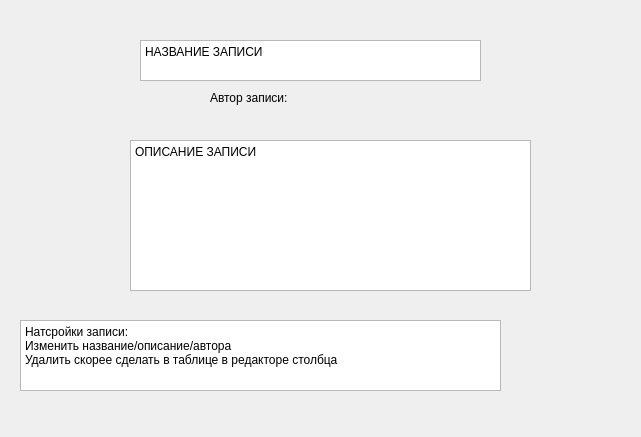
<?xml version="1.0" encoding="UTF-8"?>
<ui version="4.0">
 <class>Form</class>
 <widget class="QWidget" name="Form">
  <property name="geometry">
   <rect>
    <x>0</x>
    <y>0</y>
    <width>641</width>
    <height>437</height>
   </rect>
  </property>
  <property name="windowTitle">
   <string>Form</string>
  </property>
  <widget class="QTextEdit" name="textEdit">
   <property name="geometry">
    <rect>
     <x>140</x>
     <y>40</y>
     <width>341</width>
     <height>41</height>
    </rect>
   </property>
   <property name="html">
    <string>&lt;!DOCTYPE HTML PUBLIC &quot;-//W3C//DTD HTML 4.0//EN&quot; &quot;http://www.w3.org/TR/REC-html40/strict.dtd&quot;&gt;
&lt;html&gt;&lt;head&gt;&lt;meta name=&quot;qrichtext&quot; content=&quot;1&quot; /&gt;&lt;meta charset=&quot;utf-8&quot; /&gt;&lt;style type=&quot;text/css&quot;&gt;
p, li { white-space: pre-wrap; }
hr { height: 1px; border-width: 0; }
li.unchecked::marker { content: &quot;\2610&quot;; }
li.checked::marker { content: &quot;\2612&quot;; }
&lt;/style&gt;&lt;/head&gt;&lt;body style=&quot; font-family:'Segoe UI'; font-size:9pt; font-weight:400; font-style:normal;&quot;&gt;
&lt;p style=&quot; margin-top:0px; margin-bottom:0px; margin-left:0px; margin-right:0px; -qt-block-indent:0; text-indent:0px;&quot;&gt;НАЗВАНИЕ ЗАПИСИ&lt;/p&gt;
&lt;p style=&quot;-qt-paragraph-type:empty; margin-top:0px; margin-bottom:0px; margin-left:0px; margin-right:0px; -qt-block-indent:0; text-indent:0px;&quot;&gt;&lt;br /&gt;&lt;/p&gt;&lt;/body&gt;&lt;/html&gt;</string>
   </property>
  </widget>
  <widget class="QTextEdit" name="textEdit_2">
   <property name="geometry">
    <rect>
     <x>130</x>
     <y>140</y>
     <width>401</width>
     <height>151</height>
    </rect>
   </property>
   <property name="html">
    <string>&lt;!DOCTYPE HTML PUBLIC &quot;-//W3C//DTD HTML 4.0//EN&quot; &quot;http://www.w3.org/TR/REC-html40/strict.dtd&quot;&gt;
&lt;html&gt;&lt;head&gt;&lt;meta name=&quot;qrichtext&quot; content=&quot;1&quot; /&gt;&lt;meta charset=&quot;utf-8&quot; /&gt;&lt;style type=&quot;text/css&quot;&gt;
p, li { white-space: pre-wrap; }
hr { height: 1px; border-width: 0; }
li.unchecked::marker { content: &quot;\2610&quot;; }
li.checked::marker { content: &quot;\2612&quot;; }
&lt;/style&gt;&lt;/head&gt;&lt;body style=&quot; font-family:'Segoe UI'; font-size:9pt; font-weight:400; font-style:normal;&quot;&gt;
&lt;p style=&quot; margin-top:0px; margin-bottom:0px; margin-left:0px; margin-right:0px; -qt-block-indent:0; text-indent:0px;&quot;&gt;ОПИСАНИЕ ЗАПИСИ&lt;/p&gt;&lt;/body&gt;&lt;/html&gt;</string>
   </property>
  </widget>
  <widget class="QLabel" name="label">
   <property name="geometry">
    <rect>
     <x>210</x>
     <y>90</y>
     <width>171</width>
     <height>16</height>
    </rect>
   </property>
   <property name="text">
    <string>Автор записи:</string>
   </property>
  </widget>
  <widget class="QTextEdit" name="textEdit_3">
   <property name="geometry">
    <rect>
     <x>20</x>
     <y>320</y>
     <width>481</width>
     <height>71</height>
    </rect>
   </property>
   <property name="html">
    <string>&lt;!DOCTYPE HTML PUBLIC &quot;-//W3C//DTD HTML 4.0//EN&quot; &quot;http://www.w3.org/TR/REC-html40/strict.dtd&quot;&gt;
&lt;html&gt;&lt;head&gt;&lt;meta name=&quot;qrichtext&quot; content=&quot;1&quot; /&gt;&lt;meta charset=&quot;utf-8&quot; /&gt;&lt;style type=&quot;text/css&quot;&gt;
p, li { white-space: pre-wrap; }
hr { height: 1px; border-width: 0; }
li.unchecked::marker { content: &quot;\2610&quot;; }
li.checked::marker { content: &quot;\2612&quot;; }
&lt;/style&gt;&lt;/head&gt;&lt;body style=&quot; font-family:'Segoe UI'; font-size:9pt; font-weight:400; font-style:normal;&quot;&gt;
&lt;p style=&quot; margin-top:0px; margin-bottom:0px; margin-left:0px; margin-right:0px; -qt-block-indent:0; text-indent:0px;&quot;&gt;Натсройки записи:&lt;br /&gt;Изменить название/описание/автора&lt;br /&gt;Удалить скорее сделать в таблице в редакторе столбца&lt;/p&gt;&lt;/body&gt;&lt;/html&gt;</string>
   </property>
  </widget>
 </widget>
 <resources/>
 <connections/>
</ui>
